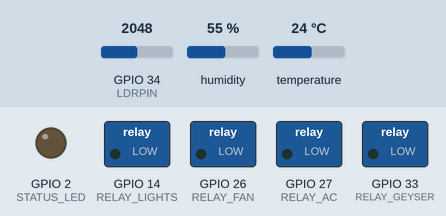
This sketch was run on a simulated ESP32. Shown: switched loads named in the sketch (green lamp = pin HIGH), output pins drawn as LEDs (lit = HIGH). Inputs (shaded band) come from the test bench; at power-on: GPIO 34 (LDRPIN) = 2048, humidity 55 %, temperature 24 °C. WiFi joins after 1.5 s; servers stay silent unless stated; uploads are accepted with an empty reply; what the sketch prints to the serial monitor is not drawn.

Above: at 0.0 s.
At 1.1 s:
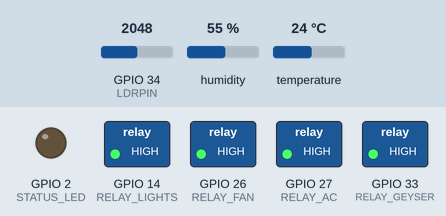
At 2.6 s:
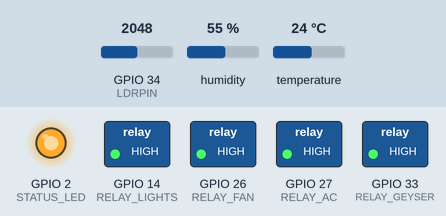
Timing chart, 0 to 4.1 s (numbered marks = the images above):
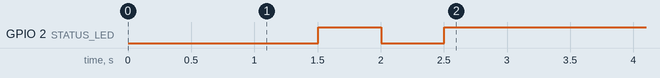

The sketch:

esp32_smart_room.ino
```cpp
/*
 * =================================================================================
 *  ESP32 Smart Room Monitoring & Automation Firmware
 *  AuraSense IoT Edge Controller
 *
 *  Hardware Requirements:
 *  - ESP32 Development Board (ESP32-WROOM-32)
 *  - DHT22 Temperature & Humidity Sensor (Data on GPIO 4)
 *  - LDR Light Dependent Resistor / Ambient Light Sensor (Analog ADC on GPIO 34)
 *  - 4-Channel 5V Relay Module (Optocoupler isolated, Active LOW or HIGH)
 *    * Relay 1 (Ceiling Fan): GPIO 26
 *    * Relay 2 (Air Conditioner / Heavy load): GPIO 27
 *    * Relay 3 (Ceiling Lights): GPIO 14
 *    * Relay 4 (Water Heater / Smart Plug): GPIO 33
 *  - Status LED (GPIO 2)
 *
 *  Features:
 *  - Real-time DHT22 sensor readings with smoothing filter
 *  - Ambient daylight Lux calibration from LDR
 *  - HTTP / WebSocket / MQTT bidirectional sync with Dashboard Server
 *  - Local safety failsafe: if Wi-Fi drops, local thermostat protects room
 *  - Relay feedback state confirmation with hardware debounce
 * =================================================================================
 */

#include <WiFi.h>
#include <HTTPClient.h>
#include <ArduinoJson.h>
#include <DHT.h>

// --- WiFi Credentials ---
const char* WIFI_SSID     = "YOUR_WIFI_SSID";
const char* WIFI_PASSWORD = "YOUR_WIFI_PASSWORD";

// --- Dashboard Server URL ---
// Replace with the IP address of the machine running the dashboard server
const char* SERVER_URL    = "http://192.168.1.100:3000/api/hardware/telemetry";
const char* CONFIRM_URL   = "http://192.168.1.100:3000/api/hardware/confirm";

// --- Pin Definitions ---
#define DHTPIN        4       // DHT22 Data Pin
#define DHTTYPE       DHT22   // DHT 22 (AM2302)
#define LDRPIN        34      // LDR Analog Pin (ADC1_CH6)
#define STATUS_LED    2       // ESP32 Onboard Blue LED

// Relay Pins
#define RELAY_FAN     26      // Ceiling Fan
#define RELAY_AC      27      // Air Conditioner
#define RELAY_LIGHTS  14      // Ambient Lights
#define RELAY_GEYSER  33      // Water Heater

// Relay Logic (Most relay boards are Active LOW: LOW = ON, HIGH = OFF)
#define RELAY_ON      LOW
#define RELAY_OFF     HIGH

DHT dht(DHTPIN, DHTTYPE);

// Sampling Timers
unsigned long lastTelemetryTime = 0;
const unsigned long TELEMETRY_INTERVAL = 2000; // Send telemetry every 2 seconds

// State cache
int fanState    = 0;
int acState     = 0;
int lightsState = 0;
int geyserState = 0;

void setup() {
  Serial.begin(115200);
  delay(1000);
  Serial.println("\n[AuraSense] Initializing ESP32 Smart Room Controller...");

  // Initialize Relay outputs as OFF immediately
  pinMode(RELAY_FAN, OUTPUT);
  pinMode(RELAY_AC, OUTPUT);
  pinMode(RELAY_LIGHTS, OUTPUT);
  pinMode(RELAY_GEYSER, OUTPUT);
  pinMode(STATUS_LED, OUTPUT);

  digitalWrite(RELAY_FAN, RELAY_OFF);
  digitalWrite(RELAY_AC, RELAY_OFF);
  digitalWrite(RELAY_LIGHTS, RELAY_OFF);
  digitalWrite(RELAY_GEYSER, RELAY_OFF);
  digitalWrite(STATUS_LED, LOW);

  // Initialize Sensors
  dht.begin();
  pinMode(LDRPIN, INPUT);

  // Connect to WiFi
  connectWiFi();

  Serial.println("[AuraSense] System Ready. Starting telemetry loop.");
}

void connectWiFi() {
  Serial.printf("[WiFi] Connecting to %s", WIFI_SSID);
  WiFi.mode(WIFI_STA);
  WiFi.begin(WIFI_SSID, WIFI_PASSWORD);

  int attempts = 0;
  while (WiFi.status() != WL_CONNECTED && attempts < 20) {
    delay(500);
    Serial.print(".");
    digitalWrite(STATUS_LED, !digitalRead(STATUS_LED));
    attempts++;
  }

  if (WiFi.status() == WL_CONNECTED) {
    Serial.println("\n[WiFi] Connected successfully!");
    Serial.print("[WiFi] IP Address: ");
    Serial.println(WiFi.localIP());
    digitalWrite(STATUS_LED, HIGH);
  } else {
    Serial.println("\n[WiFi] Connection failed. Will run in standalone offline mode.");
  }
}

void loop() {
  // Reconnect WiFi if lost
  if (WiFi.status() != WL_CONNECTED && millis() - lastTelemetryTime > 10000) {
    connectWiFi();
  }

  // Periodic Telemetry Transmission
  if (millis() - lastTelemetryTime >= TELEMETRY_INTERVAL) {
    lastTelemetryTime = millis();
    sendTelemetryAndSyncRelays();
  }
}

void sendTelemetryAndSyncRelays() {
  // Read Sensors
  float temperature = dht.readTemperature();
  float humidity    = dht.readHumidity();

  // Validate DHT readings
  if (isnan(temperature) || isnan(humidity)) {
    Serial.println("[Sensors] Warning: Failed to read from DHT22 sensor!");
    temperature = 26.5; // fallback safe value
    humidity = 55.0;
  }

  // Read LDR (0 - 4095 on ESP32 12-bit ADC)
  int ldrRaw = analogRead(LDRPIN);
  // Map ADC reading to Lux estimation (0 - 1200 Lux)
  int daylightLux = map(ldrRaw, 0, 4095, 0, 1200);

  Serial.printf("[Sensors] Temp: %.1f °C | Humidity: %.1f %% | Lux: %d (ADC: %d)\n",
                temperature, humidity, daylightLux, ldrRaw);

  if (WiFi.status() != WL_CONNECTED) {
    // Offline Thermostat Failsafe:
    // If offline and temp > 30°C, turn on fan for safety
    if (temperature > 30.0 && fanState == 0) {
      fanState = 1;
      digitalWrite(RELAY_FAN, RELAY_ON);
      Serial.println("[Offline Failsafe] Auto Fan ON due to high temp.");
    }
    return;
  }

  // Prepare JSON Payload
  StaticJsonDocument<256> doc;
  doc["hardwareId"]   = "ESP32-MASTER-ROOM-01";
  doc["temperature"]  = serialized(String(temperature, 1));
  doc["humidity"]     = serialized(String(humidity, 1));
  doc["lux"]          = daylightLux;

  String jsonString;
  serializeJson(doc, jsonString);

  // Send HTTP POST to Dashboard Backend
  HTTPClient http;
  http.begin(SERVER_URL);
  http.addHeader("Content-Type", "application/json");

  int httpCode = http.POST(jsonString);

  if (httpCode == HTTP_CODE_OK) {
    String response = http.getString();
    StaticJsonDocument<384> resDoc;
    DeserializationError error = deserializeJson(resDoc, response);

    if (!error && resDoc["success"] == true) {
      JsonObject relays = resDoc["relays"];

      // Actuate Fan
      if (relays.containsKey("fan")) {
        int target = relays["fan"];
        if (target != fanState) {
          fanState = target;
          digitalWrite(RELAY_FAN, fanState ? RELAY_ON : RELAY_OFF);
          Serial.printf("[Relay] Fan switched to: %s\n", fanState ? "ON" : "OFF");
        }
      }

      // Actuate AC
      if (relays.containsKey("ac")) {
        int target = relays["ac"];
        if (target != acState) {
          acState = target;
          digitalWrite(RELAY_AC, acState ? RELAY_ON : RELAY_OFF);
          Serial.printf("[Relay] AC switched to: %s\n", acState ? "ON" : "OFF");
        }
      }

      // Actuate Lights
      if (relays.containsKey("lights")) {
        int target = relays["lights"];
        if (target != lightsState) {
          lightsState = target;
          digitalWrite(RELAY_LIGHTS, lightsState ? RELAY_ON : RELAY_OFF);
          Serial.printf("[Relay] Lights switched to: %s\n", lightsState ? "ON" : "OFF");
        }
      }

      // Actuate Water Heater
      if (relays.containsKey("geyser")) {
        int target = relays["geyser"];
        if (target != geyserState) {
          geyserState = target;
          digitalWrite(RELAY_GEYSER, geyserState ? RELAY_ON : RELAY_OFF);
          Serial.printf("[Relay] Water Heater switched to: %s\n", geyserState ? "ON" : "OFF");
        }
      }
    }
  } else {
    Serial.printf("[HTTP] POST failed, error code: %d\n", httpCode);
  }

  http.end();
}
```
